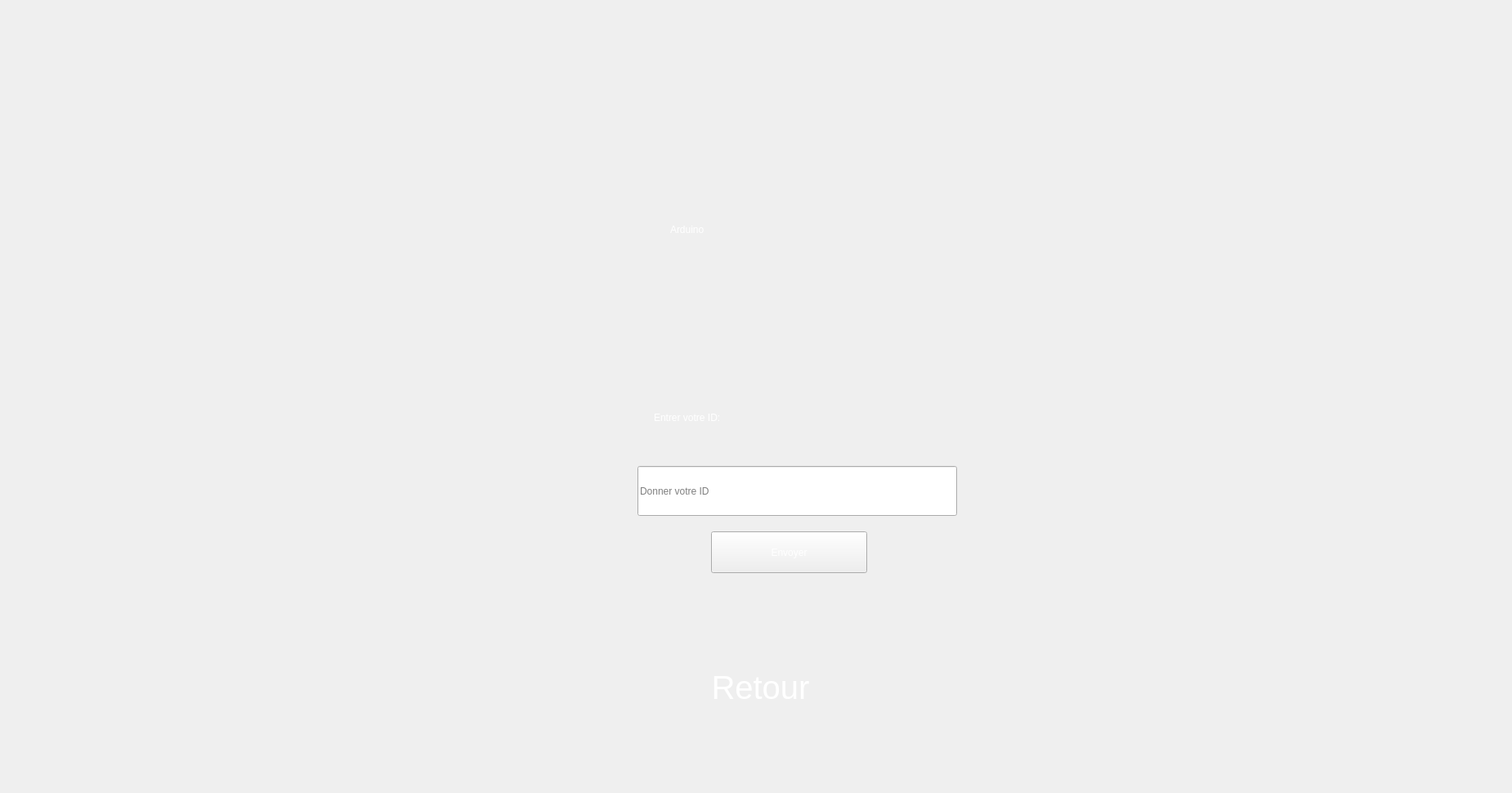
    <widget class="QWidget" name="page_6">
     <widget class="QPushButton" name="pushButton_11">
      <property name="geometry">
       <rect>
        <x>850</x>
        <y>820</y>
        <width>161</width>
        <height>41</height>
       </rect>
      </property>
      <property name="styleSheet">
       <string notr="true">QPushButton {
	
color:#ffffff;
background:	&quot;transparent&quot;;
border-radius: 15px;
font-size:40px;
font-family:Arial, Helvetica, sans-serif;
}
QPushButton:hover {
color:#fff;
border:15px;
background:#00008b;
}
</string>
      </property>
      <property name="text">
       <string>Retour</string>
      </property>
     </widget>
     <widget class="QLineEdit" name="lineEdit_2">
      <property name="geometry">
       <rect>
        <x>780</x>
        <y>570</y>
        <width>391</width>
        <height>61</height>
       </rect>
      </property>
      <property name="styleSheet">
       <string notr="true">font: 75 20pt &quot;MS Shell Dlg 2&quot;;</string>
      </property>
      <property name="text">
       <string/>
      </property>
      <property name="placeholderText">
       <string>Donner votre ID</string>
      </property>
     </widget>
     <widget class="QLabel" name="label_40">
      <property name="geometry">
       <rect>
        <x>800</x>
        <y>470</y>
        <width>331</width>
        <height>81</height>
       </rect>
      </property>
      <property name="styleSheet">
       <string notr="true">font: 28pt &quot;MS Shell Dlg 2&quot;;
color: rgb(255, 255, 255);</string>
      </property>
      <property name="text">
       <string>Entrer votre ID:</string>
      </property>
     </widget>
     <widget class="QPushButton" name="pushButton_10">
      <property name="geometry">
       <rect>
        <x>870</x>
        <y>650</y>
        <width>191</width>
        <height>51</height>
       </rect>
      </property>
      <property name="styleSheet">
       <string notr="true">color: rgb(255, 255, 255);
font: 16pt &quot;MS Shell Dlg 2&quot;;</string>
      </property>
      <property name="text">
       <string>Envoyer</string>
      </property>
     </widget>
     <widget class="QLabel" name="label_47">
      <property name="geometry">
       <rect>
        <x>30</x>
        <y>-60</y>
        <width>1811</width>
        <height>961</height>
       </rect>
      </property>
      <property name="text">
       <string/>
      </property>
      <property name="pixmap">
       <pixmap>../b.png</pixmap>
      </property>
      <property name="scaledContents">
       <bool>true</bool>
      </property>
     </widget>
     <widget class="QLabel" name="label_67">
      <property name="geometry">
       <rect>
        <x>820</x>
        <y>190</y>
        <width>251</width>
        <height>181</height>
       </rect>
      </property>
      <property name="styleSheet">
       <string notr="true">font: 28pt &quot;SimSun-ExtB&quot;;
color: rgb(255, 255, 255);
font: 75 22pt &quot;MS Shell Dlg 2&quot;;
font: 36pt &quot;MS Shell Dlg 2&quot;;</string>
      </property>
      <property name="text">
       <string>Arduino</string>
      </property>
     </widget>
     <zorder>label_47</zorder>
     <zorder>pushButton_11</zorder>
     <zorder>lineEdit_2</zorder>
     <zorder>label_40</zorder>
     <zorder>pushButton_10</zorder>
     <zorder>label_67</zorder>
    </widget>
